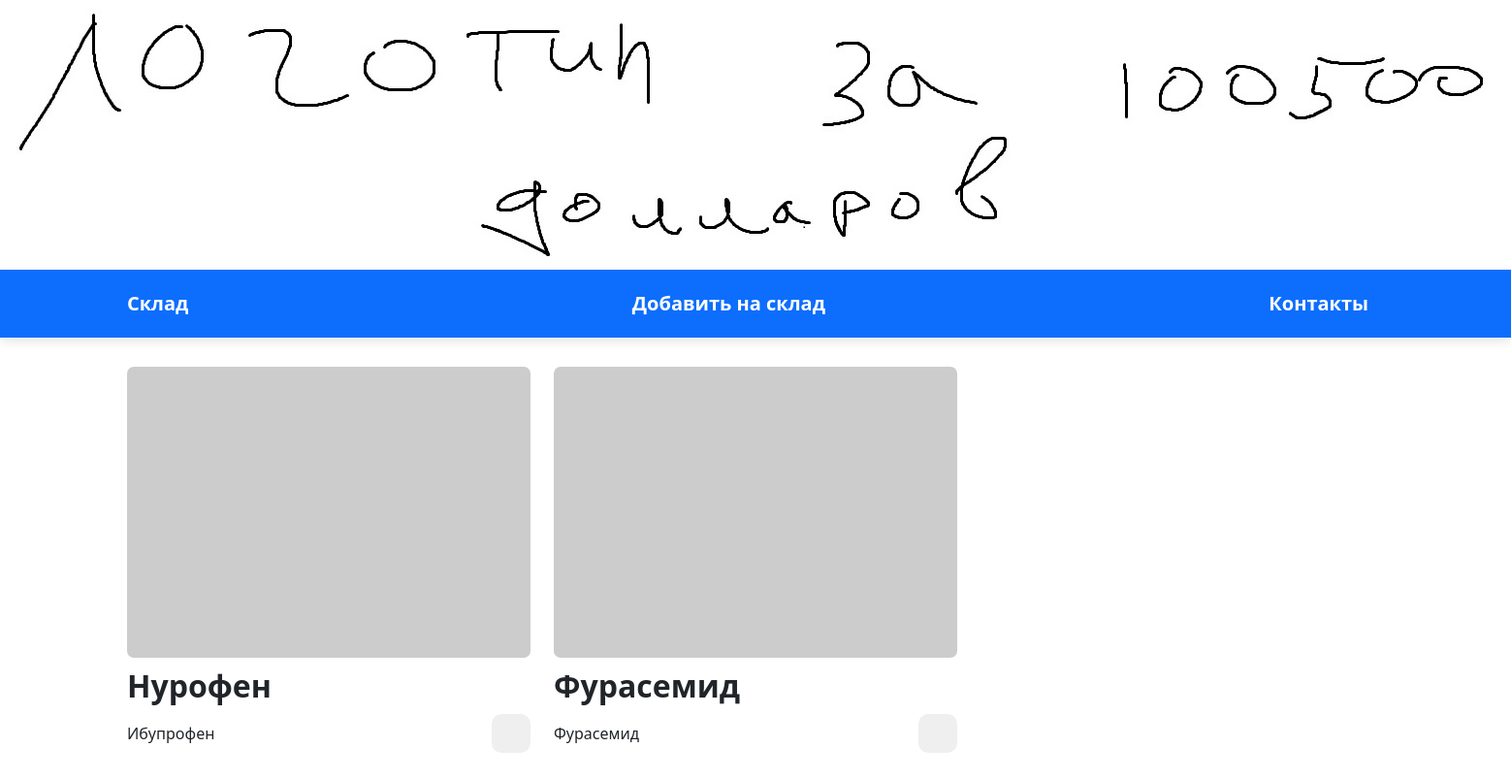
The page / on the database its author committed.
### app1/models.py (models this page shows)
class Farma(models.Model):
    name = models.CharField(max_length=50)
    agent = models.CharField(max_length=50)
    form = models.CharField(max_length=10)
    action = models.CharField(max_length=500)
    need = models.CharField(max_length=500)
    non = models.CharField(max_length=500)
    subAction = models.CharField(max_length=500)

### app1/views.py (the view)
# urls.py: path('', index),
def index(request):
    farma = Farma.objects.all()
    return render(request, "html/index.html", {"farma": farma})

### app1/templates/html/index.html (shortened to what this page needs)
<!DOCTYPE html>
{% load static %}
<html lang="ru">
<head>
	<link rel="stylesheet" href="/static/styles/bootstrap-reboot.min.css">
	<link rel="stylesheet" href="/static/styles/bootstrap-grid.min.css">
	<link rel="stylesheet" href="/static/styles/styles.css">
    <link href="https://cdn.jsdelivr.net/npm/bootstrap@5.3.2/dist/css/bootstrap.min.css" rel="stylesheet">
</head>
<body>
<img src = "/static/data/logotip.jpg" alt ="">
    <nav class="navbar navbar-expand-lg navbar navbar-dark bg-primary">
		<div class="container">
			<a href="index.html" class="navbar-brand">Склад</a>
            <a href="index_addDel.html" class="navbar-brand">Добавить на склад</a>
            <a href="index_info.html" class="navbar-brand">Контакты</a>
		</div>
	</nav>
	<div class="container">
		<div class="row">
		 {% for prep in farma %}
			<div class="col-md-4">
				<div class="new">
					<div class = "image">
						<img src = "http://placehold.it/300x400" alt ="">
					</div>
					<div class="info">
						<h3>{{ prep.name }}</h3>
						<div class="info-description">
							<span class="description">{{ prep.agent }}</span>
							<button class="go-to-new"></button>
						</div>
					</div>
				</div>
			</div>
			{% endfor %}
		</div>
	</div>
</body>
</html>

### static/styles/styles.css (style rules this page uses)
body { position: relative; font-family: 'Noto Sans', sans-serif; font-size: 16px; line-height: 1.4; color: #000; min-width: 320px; overflow-x: hidden; height: auto; }
.navbar { width: 100%; height: 70px; box-shadow: 0 4px 10px rgba(0, 0, 0, .1); margin-bottom: 30px; }
.navbar .container { height: inherit; display: flex; justify-content: space-between; align-items: center; }
.navbar-brand { font-weight: 700; font-size: 26px; text-decoration: none; color: #000; transition: all .1s ease-in-out; }
.new { margin-bottom: 30px; }
.info { width: inherit; }
.image img { width: 100%; height: 300px; object-fit: cover; border-radius: 7px; }
.image img { margin-bottom: 10px; }
.info h3 { font-size: 32px; font-weight: 700; margin-bottom: 0; }
.info-description { width: inherit; display: flex; justify-content: space-between; margin-top: 10px; }
.go-to-new { border: none; width: 40px; height: 40px; display: flex; align-items: center; justify-content: center; border-radius: 10px; }
.description { display: flex; justify-content: space-between; margin-top: 8px; text-align: justify; }

### rows shown on the page
Farma: name "Нурофен", agent "Ибупрофен"
Farma: name "Фурасемид", agent "Фурасемид"
